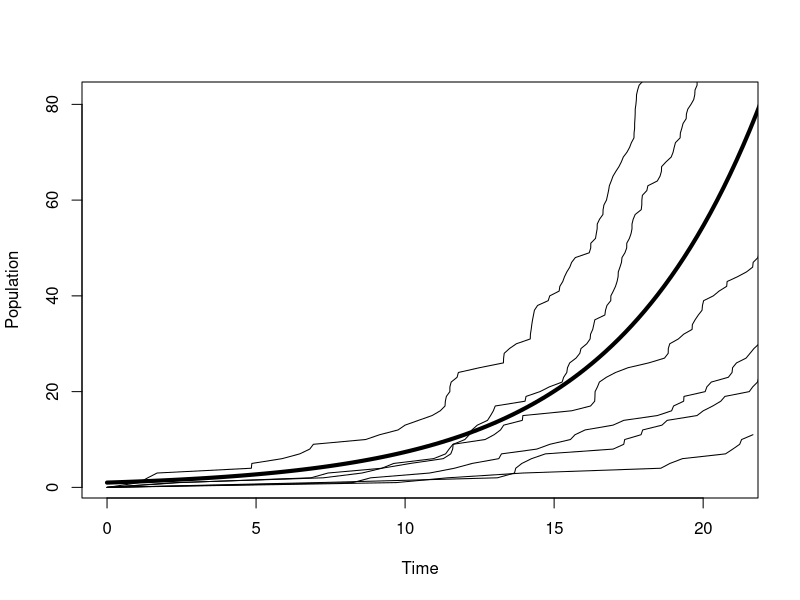

Write the R code that produced this figure.

######

par(mfrow=c(1,1))
## seed 1 works; better to use 10
set.seed(12)
lim <- 20
t <- 600
times <- numeric(t)
times[1] <- 0
for (i in 2:t) {
times[i] <- rexp(1,(i-1)/5)
}
z <- cumsum(times)
curve(exp(0.20*x),0,lim+2,lwd=4,lty=1,xlab = "Time",
   ylab="Population",xlim=c(0,lim+1))

for (kk in 1:6)
{t <- 6000
times <- numeric(t)
times[1] <- 0
for (i in 2:t) {
times[i] <- rexp(1,(i-1)/5)
}
z <- cumsum(times)
vec <- sum(z<=lim+2)
lines(z[1:vec],0:(vec-1),type="l")
}
################
trials <- 10000
simlist <- numeric(trials)
t <- 100
times <-numeric(t)
for (j in 1:trials) {
times[1] <- 0
for (i in 2:t) {
times[i] <- rexp(1,(i-1)/5)
}
z <- cumsum(times)
simlist[j] <-sum(z <= 10)	
}
